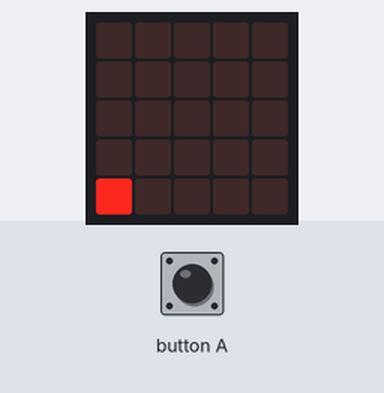
Simulated run of this program. Board: BBC micro:bit (MakeCode). Shown: the board's 5×5 LED display. Inputs (shaded band) come from the test bench.

Above: at 1.4 s.
1.5 s: button A pressed for 0.15 s
At 1.77 s:
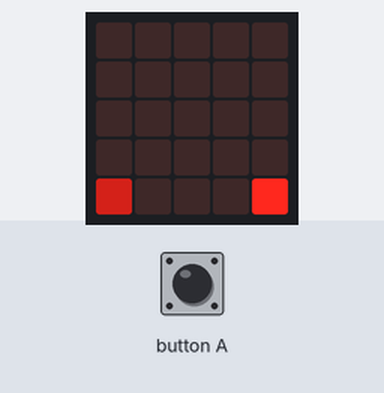
2.2 s: button A pressed for 0.15 s
2.9 s: button A pressed for 0.15 s
At 5.27 s:
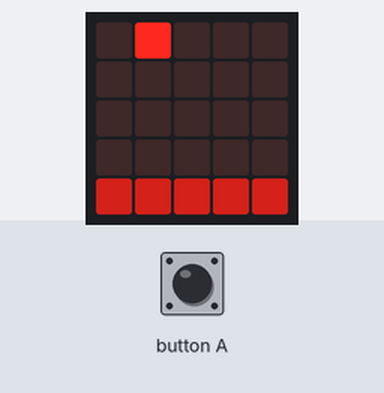
6.6 s: button A pressed 5 times (0.12 s each, 0.3 s apart)
At 7.02 s:
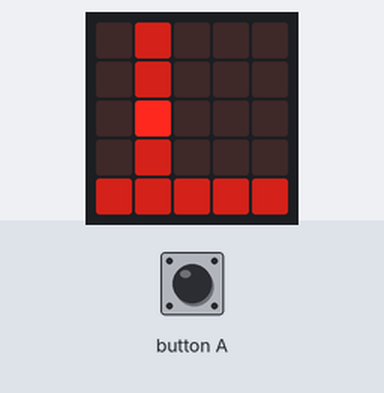
Timing chart, 0 to 9.6 s (numbered marks = the images above; inputs shaded):
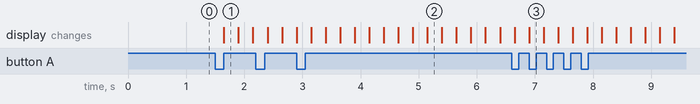

The program:

main.ts
```typescript
input.onButtonPressed(Button.A, function () {
    turtle.forward(pasos)
})
let pasos = 0
turtle.setPosition(0, 4)
pasos = 0
basic.forever(function () {
    if (pasos == 0) {
        pasos += 1
    } else if (pasos == 1) {
        pasos += 2
    } else if (pasos == 2) {
        pasos += 3
    } else if (pasos == 3) {
        pasos += 4
    } else {
        turtle.turnRight()
    }
})
```

test.ts
```typescript
// aquí va el archivo "tests"; esto no se compilará cuando este paquete se utilice como una extensión.
```

Measured:
- after the input at 1.5 s, the display: changes after 0.15 s (image 1)
- after the input at 2.9 s, the display: first differs from a run without the input after 2.3 s (image 2)
- after the input at 6.6 s, the display: first differs from a run without the input after 0.30 s (image 3)
